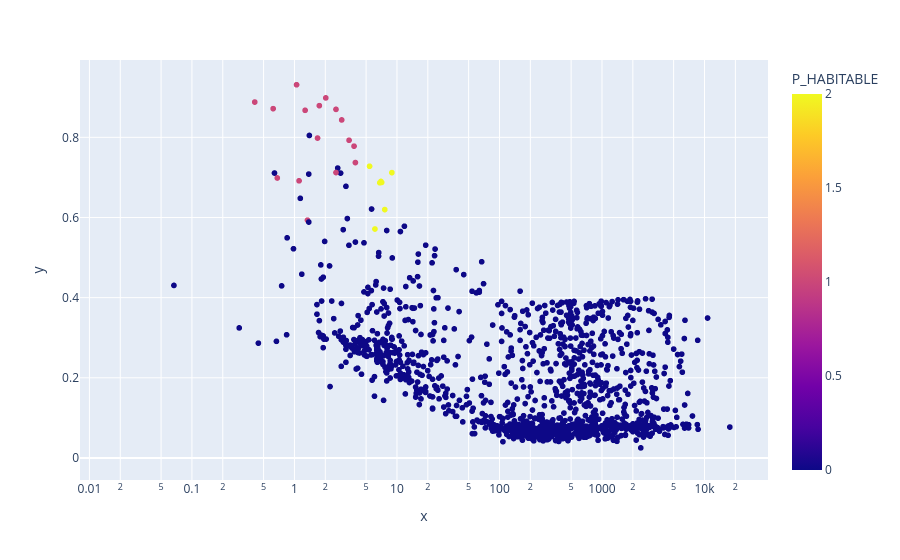

The notebook cell saved with this chart:
### Markdown cell above
**Influence of Planet mass/ Planet radius/ Planet eccentricity on habitability.**

### Code cell
import plotly.express as px
fig = px.scatter(df, x= df.P_MASS, y = df.P_ESI, color=df.P_HABITABLE, hover_name=df.P_NAME, log_x=True, size_max=30)
fig.show()

### Figure 1 — Plotly figure (JSON) as saved in the notebook; plotly's stock layout.template omitted (floating-point values rounded to 4 significant figures; data arrays with more than 128 entries replaced by an {"elided": "..."} marker saying what was removed)
{"data": [{"hovertemplate": "<b>%{hovertext}</b><br><br>x=%{x}<br>y=%{y}<br>P_HABITABLE=%{marker.color}<extra></extra>", "hovertext": {"elided": "4048 str values"}, "legendgroup": "", "marker": {"color": {"elided": "4048 int values"}, "coloraxis": "coloraxis", "symbol": "circle"}, "mode": "markers", "name": "", "showlegend": false, "type": "scattergl", "x": {"elided": "4048 float values"}, "xaxis": "x", "y": {"elided": "4048 float values"}, "yaxis": "y"}], "layout": {"coloraxis": {"colorbar": {"title": {"text": "P_HABITABLE"}}, "colorscale": [[0, "#0d0887"], [0.1111, "#46039f"], [0.2222, "#7201a8"], [0.3333, "#9c179e"], [0.4444, "#bd3786"], [0.5556, "#d8576b"], [0.6667, "#ed7953"], [0.7778, "#fb9f3a"], [0.8889, "#fdca26"], [1, "#f0f921"]]}, "legend": {"tracegroupgap": 0}, "margin": {"t": 60}, "xaxis": {"anchor": "y", "domain": [0, 1], "title": {"text": "x"}, "type": "log"}, "yaxis": {"anchor": "x", "domain": [0, 1], "title": {"text": "y"}}}}
